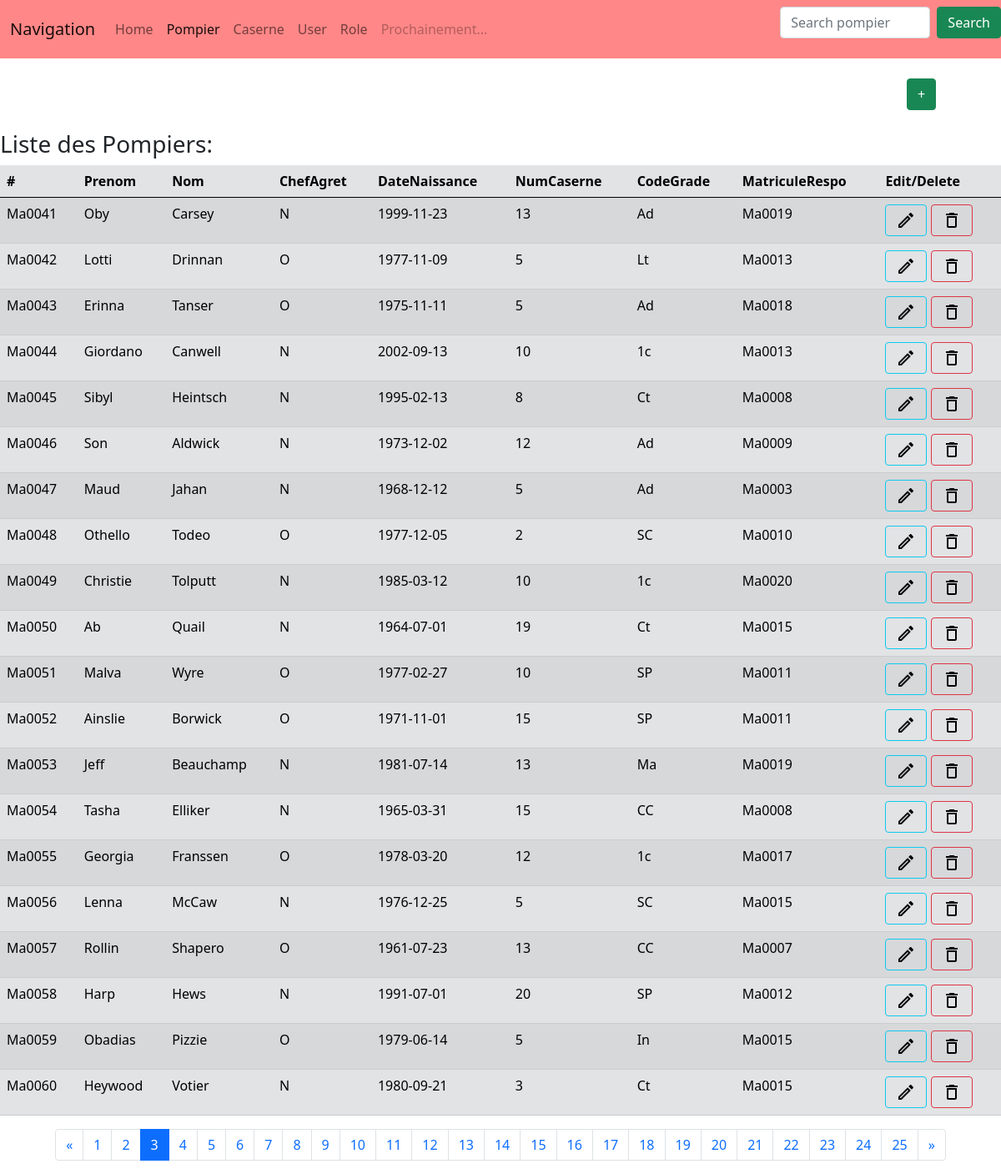
The app's page /pompier/affiche?page=3 with its own data.
### tables this page shows
CREATE TABLE `pompiers` (
  `Matricule` varchar(7) NOT NULL,
  `Prenom` varchar(10) DEFAULT NULL,
  `Nom` varchar(20) DEFAULT NULL,
  `ChefAgret` varchar(1) DEFAULT NULL,
  `DateNaissance` date DEFAULT NULL,
  `NumCaserne` int(11) DEFAULT NULL,
  `CodeGrade` varchar(2) DEFAULT NULL,
  `matriculeRespo` varchar(7) DEFAULT NULL,
  PRIMARY KEY (`Matricule`),
  KEY `FK_Caserne1` (`NumCaserne`),
  KEY `FK_Grade1` (`CodeGrade`),
  CONSTRAINT `FK_Caserne1` FOREIGN KEY (`NumCaserne`) REFERENCES `casernes` (`NumCaserne`),
  CONSTRAINT `FK_Grade1` FOREIGN KEY (`CodeGrade`) REFERENCES `grades` (`CodeGrade`)
);

### app/utils/Renderer.php (called while the page is built, shortened)
<?php
class Renderer
{
    public static function render($file,array $data=null) : string
    {
        $path='../app/view/'.$file;
        include $path;
        $content = ob_get_contents();
        return $content;
    }
}
?>

### autoloader.php (called while the page is built, shortened)
<?php
class InitContext {
    public static $USECLASSEXTENSION = 0;
    public static $NOUSECLASSEXTENSION = 1;
    private $directoriesList = array(
        "./",
        "classes/",
        "vendor/",
    );
    private $classNameType;
    function __construct($type=1) {
        $this->classNameType = $type;
    }
    function autoloader($class): bool {
        foreach ($this->directoriesList as $path) {
            if ($this->classNameType == self::$USECLASSEXTENSION) {
                $filename = __DIR__ . "/" . $path . str_replace('\\', '/', $class) . ".class.php";
            } elseif ($this->classNameType == self::$NOUSECLASSEXTENSION) {
                $filename = __DIR__ . "/" . $path . str_replace('\\', '/', $class) . ".php";
            }
            if (file_exists($filename) && is_readable($filename)) {
                if (class_exists($class)) {
                    return TRUE;
                }
            }
        }
        return false;
    }
}
?>

### app/models/DAOPompier.php (called while the page is built, shortened)
<?php
class DAOPompier {
    private $cnx;
    public function __construct($cnx) {
        $this->cnx = $cnx;
    }
    public function findAll($offset = 0, $limit = 10): Array {
        $sql = 'SELECT * FROM pompiers LIMIT :limit OFFSET :offset';
        $prepared_Statement = $this->cnx->prepare($sql);
        $prepared_Statement->bindValue(':limit', $limit, \PDO::PARAM_INT);
        $prepared_Statement->bindValue(':offset', $offset, \PDO::PARAM_INT);
        $prepared_Statement->execute();
        $desPompiers=array();
        while($row = $prepared_Statement->fetch(\PDO::FETCH_ASSOC)){
            $desPompiers[] = new Pompier($row['Matricule'],$row['Prenom'],$row['Nom'],$row['ChefAgret'],$row['DateNaissance'],$row['NumCaserne'],$row['CodeGrade'],$row['matriculeRespo']);
        }
        return $desPompiers;
    }
    public function count(): int {
        $sql = 'SELECT COUNT(*) as nbPompier from pompiers p ;';
        $statement = $this->cnx->query($sql);
        $nbPompiers = $statement->fetch(\PDO::FETCH_ASSOC);
        $nbPompier = $nbPompiers['nbPompier'];
        return $nbPompier;
    }
}
?>

### app/models/Pompier.php (called while the page is built, shortened)
<?php
class Pompier{
   private $matricule;
   private $prenom;
   private $nom;
   private $chefAgret;
   private $dateNaissance;
   private $numCaserne;
   private $codeGrade;
   private $matriculeRespo;
      public function __construct($matricule, $prenom, $nom, $chefAgret, $dateNaissance, $numCaserne, $codeGrade, $matriculeRespo) {
       $this->matricule=$matricule;
       $this->prenom=$prenom;
       $this->nom=$nom;
       $this->chefAgret=$chefAgret;
       $this->dateNaissance=$dateNaissance;
       $this->numCaserne=$numCaserne;
       $this->codeGrade=$codeGrade;
       $this->matriculeRespo=$matriculeRespo;
   }
   public function getMatricule() {
       return $this->matricule;
   }
   public function getPrenom() {
       return $this->prenom;
   }
   public function getNom() {
       return $this->nom;
   }
   public function getChefAgret() {
       return $this->chefAgret;
   }
   public function getDateNaissance() {
       return $this->dateNaissance;
   }
   public function getNumCaserne() {
       return $this->numCaserne;
   }
   public function getCodeGrade() {
       return $this->codeGrade;
   }
   public function getMatriculeRespo() {
       return $this->matriculeRespo;
   }
}
?>

### app/view/view_pompier.php (the view, shortened to what this page needs)
<html>
    <?php include "Head.php"; ?>
    <body>
        <?php
        include "view_NavBarre.php";
        ?>
        <br>
        <div class="container">
            <div class="row justify-content-end">
                <div class="col-1">
                    <button type="button" class="btn btn-success" data-bs-toggle="modal" data-bs-target="#createPompierModal">+</button>
                </div>
            </div>
        </div>
        <br>
        <div><h3>Liste des Pompiers:</h3></div>
        <?php
        if (isset($_GET["page"])) {
            $NumPage = $_GET["page"];
        } else {
            $NumPage = 1;
        }
        if (isset($_GET["search"])) {
            $NumLikes = "&search=" . intval($_GET["search"]);
        } else {
            $NumLikes = "";
        }
        ?>
        <table id="tablePompier" class="table table-striped table-hover table-Secondary .table-responsive" >
            <thead>
                <tr>
                    <th data-bs-toggle="tooltip" data-bs-placement="top" title="nt(11)">#</th>
                    <th data-bs-toggle="tooltip" data-bs-placement="top" title="Varchar(15)">Prenom</th>
                    <th data-bs-toggle="tooltip" data-bs-placement="top" title="Varchar(20)">Nom</th>
                    <th data-bs-toggle="tooltip" data-bs-placement="top" title="Int (8)">ChefAgret</th>
                    <th data-bs-toggle="tooltip" data-bs-placement="top" title="Int(11)">DateNaissance</th>
                    <th data-bs-toggle="tooltip" data-bs-placement="top" title="Varchar(15)">NumCaserne</th>
                    <th data-bs-toggle="tooltip" data-bs-placement="top" title="Varchar(20)">CodeGrade</th>
                    <th data-bs-toggle="tooltip" data-bs-placement="top" title="Int (8)">MatriculeRespo</th>
                    <th>Edit/Delete</th>
                </tr>
            </thead>
            <tbody>
                <?php
                foreach ($LstPompier as $Pompier) {
                    ?>
                    <tr>
                        <td><?php $id = $Pompier->getMatricule();
                echo $id;
                    ?></td>
                        <td id="<?php echo $id . ":Prenom"; ?>"><?php echo $Pompier->getPrenom(); ?></td>
                        <td id="<?php echo $id . ":Nom"; ?>"><?php echo $Pompier->getNom(); ?></td>
                        <td id="<?php echo $id . ":ChefAgret"; ?>"><?php echo $Pompier->getChefAgret(); ?></td>
                        <td id="<?php echo $id . ":DateNaissance"; ?>"><?php echo $Pompier->getDateNaissance(); ?></td>
                        <td id="<?php echo $id . ":NumCaserne"; ?>"><?php echo $Pompier->getNumCaserne(); ?></td>
                        <td id="<?php echo $id . ":CodeGrade"; ?>"><?php echo $Pompier->getCodeGrade(); ?></td>
                        <td id="<?php echo $id . ":MatriculeRespo"; ?>"><?php echo $Pompier->getMatriculeRespo(); ?></td>
                        <td><button id="<?php echo $id . ":edit"; ?>" onclick="Edit('<?php echo $id; ?>')" type="button" class="btn btn-outline-info" data-bs-toggle="modal" data-bs-target="#editPompierModal"><img class="fit-picture" src="/img/edit_black_24dp.svg" alt="edit"></button>
                            <button id="<?php echo $id . ":del"; ?>" onclick="ConfirmDelete('<?php echo $id; ?>')" type="button" class="btn btn-outline-danger" data-bs-toggle="modal" data-bs-target="#confirmDeletePompierModal"><img class="fit-picture" src="/img/delete_black_24dp.svg" alt="delete"></button></td>
                    </tr>
                    <?php
                }
                ?>
            </tbody>
        </table>
        <?php
        function round_up($number, $precision = 1) {
            $fig = (int) str_pad('1', $precision, '0');
            return (ceil($number * $fig) / $fig);
        }
        $nbPage = round_up($CountPompier / 20);
        $index = 1;
        $classPreview = "";
        $classNext = "";
        ?>
        <footer>
            <nav aria-label="Page navigation">
                <ul class="pagination justify-content-center">
                    <li class="page-item <?php echo $classPreview; ?>">
                        <a class="page-link" href="?page=<?php echo $NumPage - 1, $NumLikes; ?>" aria-label="Previous">
                            <span aria-hidden="true">&laquo;</span>
                        </a>
                    </li>
                    <?php
                    while ($index <= $nbPage) {
                        $isactive = "";
                        if ($index == $NumPage) {
                            $isactive = "active";
                        }
                        ?>
                        <li class="page-item <?php echo $isactive ?>"><a class="page-link" href="?page=<?php echo $index, $NumLikes; ?>"><?php echo $index; ?></a></li>
                        <?php
                        $index += 1;
                    }
                    ?>
                    <li class="page-item <?php echo $classNext ?>">
                        <a class="page-link" href="?page=<?php echo $NumPage + 1, $NumLikes; ?>" aria-label="Next">
                            <span aria-hidden="true">&raquo;</span>
                        </a>
                    </li>
                </ul>
            </nav>
        </footer>
    </body>
</html>

### records on screen
pompiers: Matricule "Ma0041", Prenom "Oby", Nom "Carsey", ChefAgret "N", DateNaissance "1999-11-23", NumCaserne "13", CodeGrade "Ad", matriculeRespo "Ma0019"
pompiers: Matricule "Ma0042", Prenom "Lotti", Nom "Drinnan", ChefAgret "O", DateNaissance "1977-11-09", NumCaserne "5", CodeGrade "Lt", matriculeRespo "Ma0013"
pompiers: Matricule "Ma0043", Prenom "Erinna", Nom "Tanser", ChefAgret "O", DateNaissance "1975-11-11", NumCaserne "5", CodeGrade "Ad", matriculeRespo "Ma0018"
pompiers: Matricule "Ma0044", Prenom "Giordano", Nom "Canwell", ChefAgret "N", DateNaissance "2002-09-13", NumCaserne "10", CodeGrade "1c", matriculeRespo "Ma0013"
pompiers: Matricule "Ma0045", Prenom "Sibyl", Nom "Heintsch", ChefAgret "N", DateNaissance "1995-02-13", NumCaserne "8", CodeGrade "Ct", matriculeRespo "Ma0008"
pompiers: Matricule "Ma0046", Prenom "Son", Nom "Aldwick", ChefAgret "N", DateNaissance "1973-12-02", NumCaserne "12", CodeGrade "Ad", matriculeRespo "Ma0009"
pompiers: Matricule "Ma0047", Prenom "Maud", Nom "Jahan", ChefAgret "N", DateNaissance "1968-12-12", NumCaserne "5", CodeGrade "Ad", matriculeRespo "Ma0003"
pompiers: Matricule "Ma0048", Prenom "Othello", Nom "Todeo", ChefAgret "O", DateNaissance "1977-12-05", NumCaserne "2", CodeGrade "SC", matriculeRespo "Ma0010"
pompiers: Matricule "Ma0049", Prenom "Christie", Nom "Tolputt", ChefAgret "N", DateNaissance "1985-03-12", NumCaserne "10", CodeGrade "1c", matriculeRespo "Ma0020"
pompiers: Matricule "Ma0050", Prenom "Ab", Nom "Quail", ChefAgret "N", DateNaissance "1964-07-01", NumCaserne "19", CodeGrade "Ct", matriculeRespo "Ma0015"
pompiers: Matricule "Ma0051", Prenom "Malva", Nom "Wyre", ChefAgret "O", DateNaissance "1977-02-27", NumCaserne "10", CodeGrade "SP", matriculeRespo "Ma0011"
pompiers: Matricule "Ma0052", Prenom "Ainslie", Nom "Borwick", ChefAgret "O", DateNaissance "1971-11-01", NumCaserne "15", CodeGrade "SP", matriculeRespo "Ma0011"
pompiers: Matricule "Ma0053", Prenom "Jeff", Nom "Beauchamp", ChefAgret "N", DateNaissance "1981-07-14", NumCaserne "13", CodeGrade "Ma", matriculeRespo "Ma0019"
pompiers: Matricule "Ma0054", Prenom "Tasha", Nom "Elliker", ChefAgret "N", DateNaissance "1965-03-31", NumCaserne "15", CodeGrade "CC", matriculeRespo "Ma0008"
pompiers: Matricule "Ma0055", Prenom "Georgia", Nom "Franssen", ChefAgret "O", DateNaissance "1978-03-20", NumCaserne "12", CodeGrade "1c", matriculeRespo "Ma0017"
pompiers: Matricule "Ma0056", Prenom "Lenna", Nom "McCaw", ChefAgret "N", DateNaissance "1976-12-25", NumCaserne "5", CodeGrade "SC", matriculeRespo "Ma0015"
pompiers: Matricule "Ma0057", Prenom "Rollin", Nom "Shapero", ChefAgret "O", DateNaissance "1961-07-23", NumCaserne "13", CodeGrade "CC", matriculeRespo "Ma0007"
pompiers: Matricule "Ma0058", Prenom "Harp", Nom "Hews", ChefAgret "N", DateNaissance "1991-07-01", NumCaserne "20", CodeGrade "SP", matriculeRespo "Ma0012"
pompiers: Matricule "Ma0059", Prenom "Obadias", Nom "Pizzie", ChefAgret "O", DateNaissance "1979-06-14", NumCaserne "5", CodeGrade "In", matriculeRespo "Ma0015"
pompiers: Matricule "Ma0060", Prenom "Heywood", Nom "Votier", ChefAgret "N", DateNaissance "1980-09-21", NumCaserne "3", CodeGrade "Ct", matriculeRespo "Ma0015"
